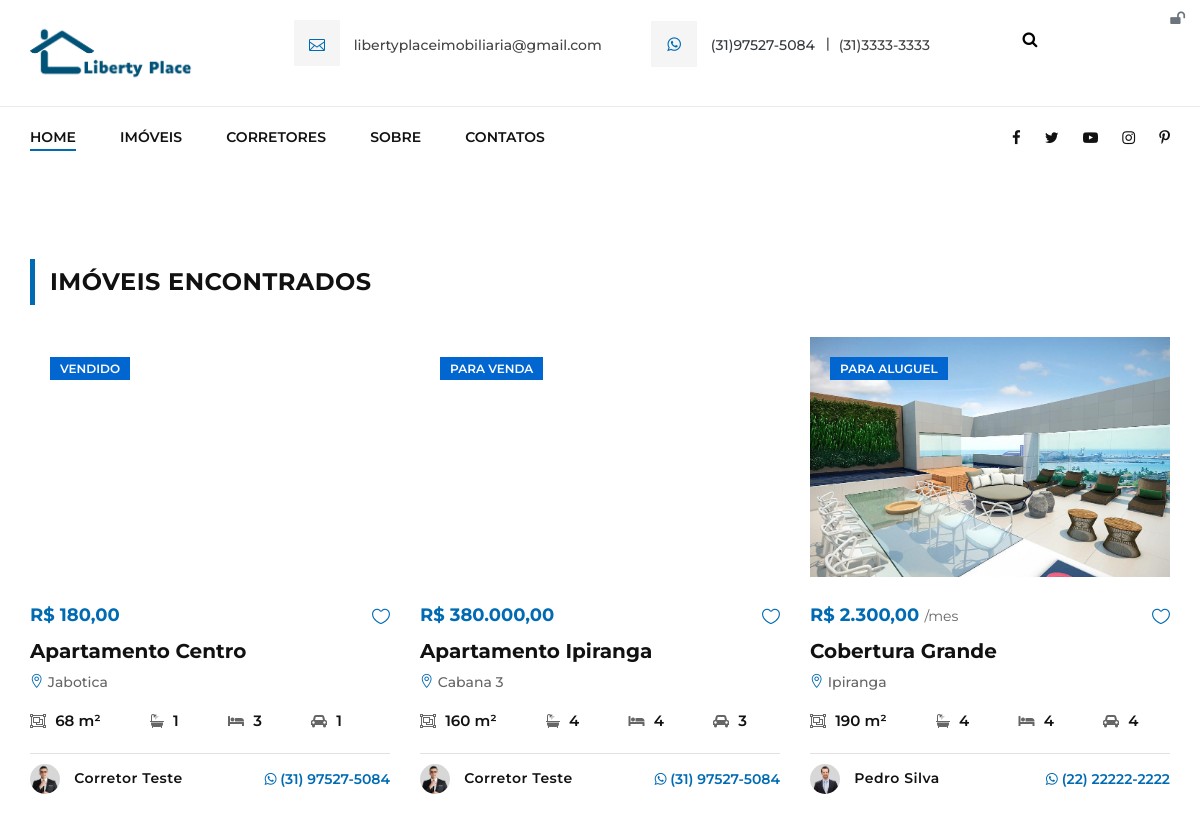
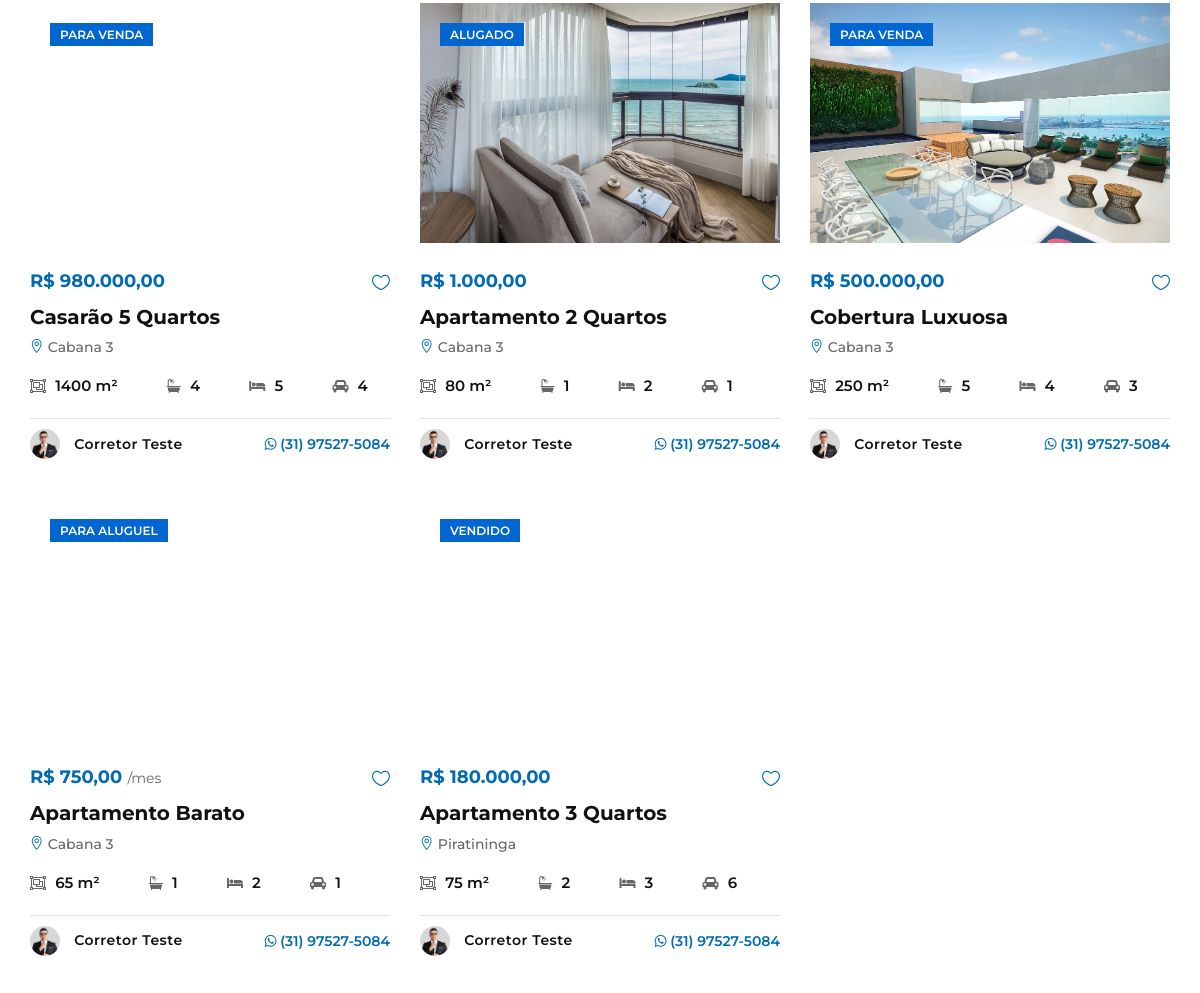
Before: /imobiliaria/lista-imoveis.php?tipo-imovel=4 (upper part) with the older database file (2 pictures, top to bottom).
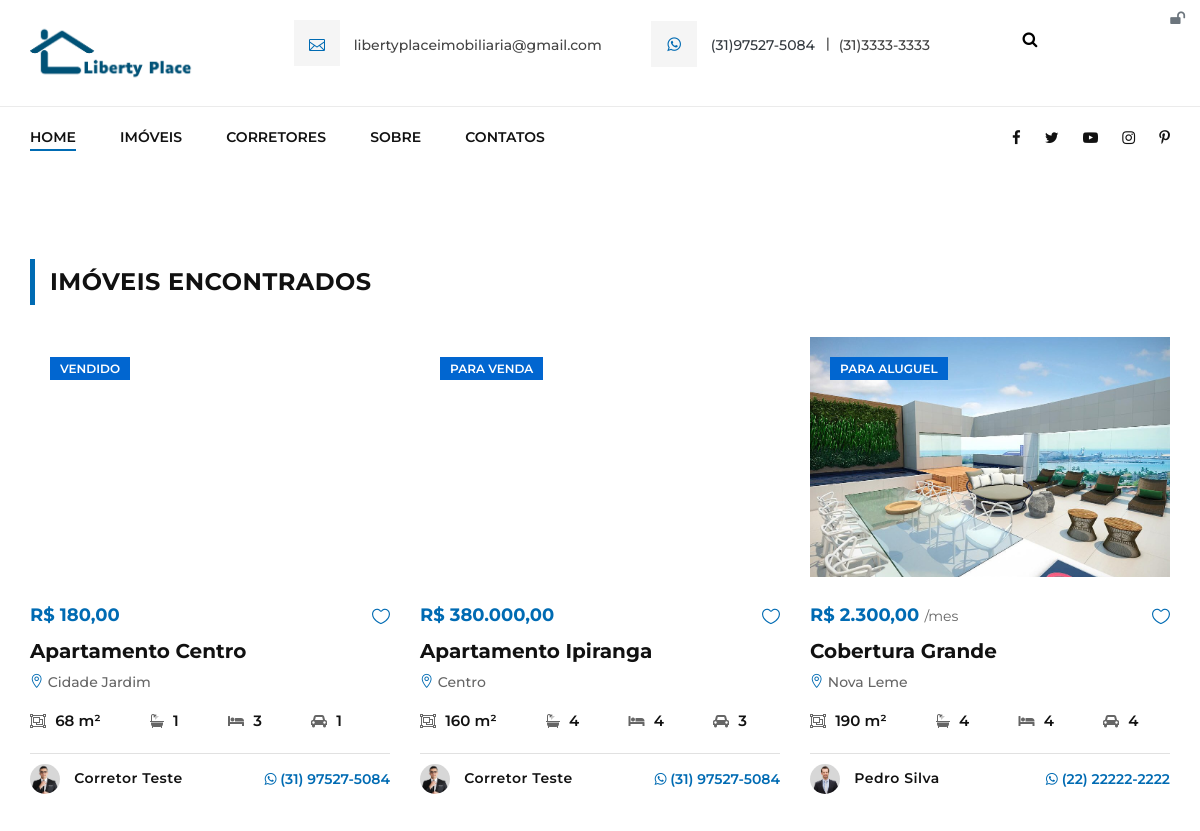
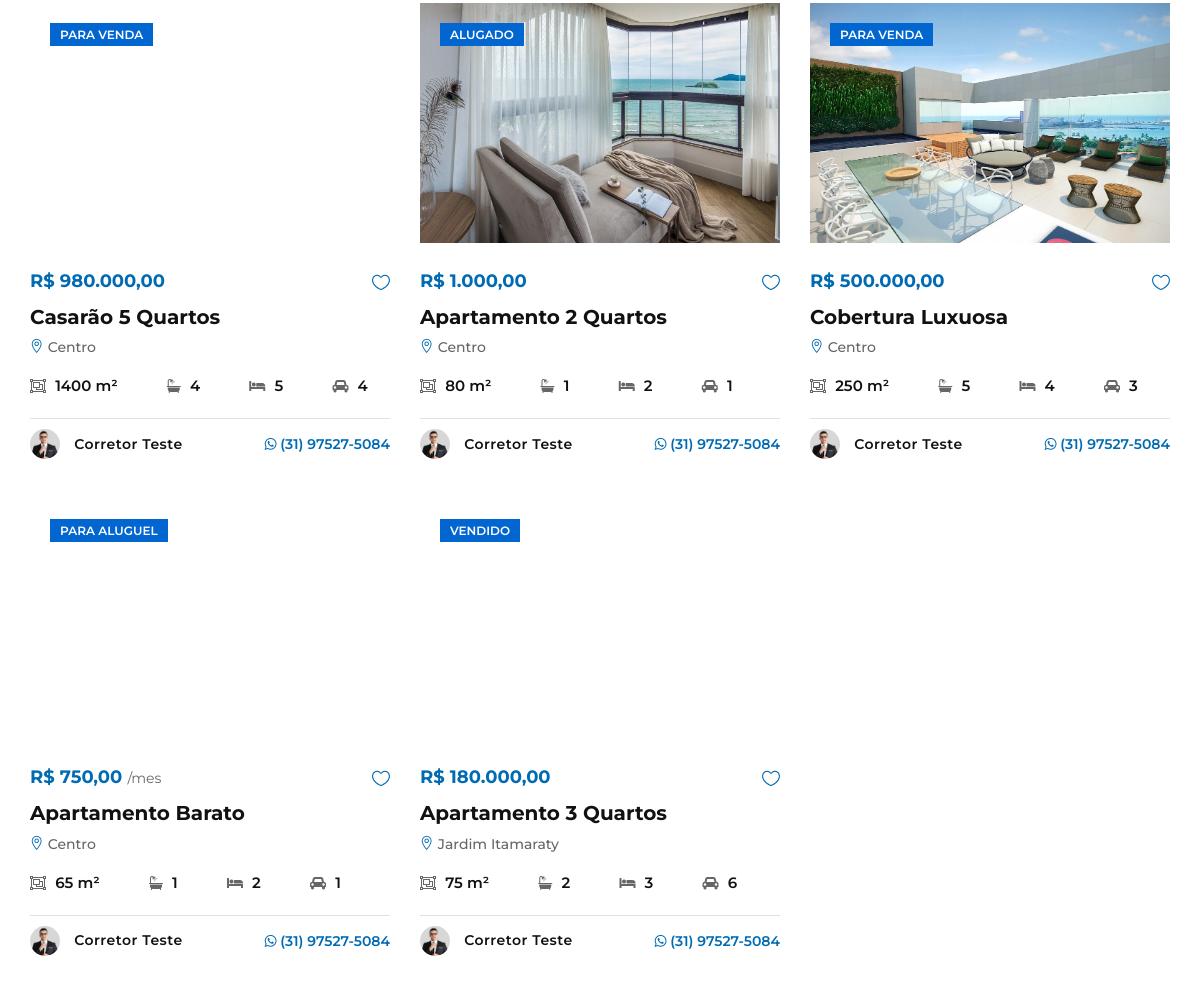
After: the same page with the newer database file (2 pictures, top to bottom).
### tables this page shows
CREATE TABLE `imoveis` (
  `id` int(11) NOT NULL,
  `vendedor` varchar(25) NOT NULL,
  `corretor` varchar(25) NOT NULL,
  `titulo` varchar(60) NOT NULL,
  `descricao` varchar(1000) NOT NULL,
  `tipo` int(11) NOT NULL,
  `cidade` int(11) NOT NULL,
  `bairro` int(11) NOT NULL,
  `valor` decimal(10,2) NOT NULL,
  `ano` int(11) NOT NULL,
  `visitas` int(11) NOT NULL,
  `area` int(11) NOT NULL,
  `quartos` int(11) NOT NULL,
  `banheiros` int(11) NOT NULL,
  `suites` int(11) NOT NULL,
  `garagens` int(11) NOT NULL,
  `piscinas` int(11) NOT NULL,
  `img_principal` varchar(100) NOT NULL,
  `img_planta` varchar(100) NOT NULL,
  `img_banner` varchar(100) NOT NULL,
  `endereco` varchar(100) NOT NULL,
  `status` varchar(25) NOT NULL,
  `condicao` varchar(20) NOT NULL
);

CREATE TABLE `bairros` (
  `id` int(11) NOT NULL,
  `nome` varchar(60) NOT NULL,
  `cidade` int(11) NOT NULL
);

CREATE TABLE `corretores` (
  `id` int(11) NOT NULL,
  `nome` varchar(50) NOT NULL,
  `cpf` varchar(20) NOT NULL,
  `telefone` varchar(15) NOT NULL,
  `email` varchar(50) NOT NULL,
  `endereco` varchar(100) NOT NULL,
  `foto` varchar(100) NOT NULL,
  `descricao` varchar(90) DEFAULT NULL,
  `twitter` varchar(150) DEFAULT NULL,
  `facebook` varchar(150) DEFAULT NULL
);

### imobiliaria/config.php (called while the page is built, shortened)
<?php
$whatsapp = "(31)97527-5084";
$telfixo = "(31)3333-3333";
$whatsappLink = "5531975275084";
$email = "libertyplaceimobiliaria@gmail.com";
 ?>

### imobiliaria/lista-imoveis.php (the view, shortened to what this page needs)
<?php
include_once("conexao.php");
include_once("cabecalho.php");
?>
<section class="property-section spad">
    <div class="container">
        <div class="row">
            <div class="col-lg-12">
                <div class="section-title">
                    <h4>IMÓVEIS ENCONTRADOS</h4>
                </div>
            </div>
        </div>
        <div class="row">
            <?php
                if (@$_GET['tipo-imovel'] != null) {
                        $idTipo = @$_GET['tipo-imovel'];
                        $res = $pdo->query("SELECT * FROM imoveis where tipo = '" . $idTipo . "' order by id desc ");
                    }
          $dados = $res->fetchAll(PDO::FETCH_ASSOC);
          for ($i=0; $i < count($dados); $i++) {
            $id = $dados[$i]['id'];
            $status = $dados[$i]['status'];
                        $imagem = $dados[$i]['img_banner'];
                        $valor = $dados[$i]['valor'];
                        $titulo = $dados[$i]['titulo'];
                        $bairro = $dados[$i]['bairro'];
                        $area = $dados[$i]['area'];
                        $quartos = $dados[$i]['quartos'];
                        $banheiros = $dados[$i]['banheiros'];
                        $garagens = $dados[$i]['garagens'];
                        $corretor = $dados[$i]['corretor'];
                         $res_2 = $pdo->query("SELECT * FROM corretores where cpf = '$corretor'");
            $dados_2 = $res_2->fetchAll(PDO::FETCH_ASSOC);
            $nomeCorretor = $dados_2[0]['nome'];
                            $telefoneCorretor = $dados_2[0]['telefone'];
                            $imgCorretor = $dados_2[0]['foto'];
            $res_2 = $pdo->query("SELECT * FROM bairros where id = '$bairro'");
            $dados_2 = $res_2->fetchAll(PDO::FETCH_ASSOC);
            $nomeBairro = $dados_2[0]['nome'];
            ?>
            <div class="col-lg-4 col-md-6 mix all house">
                <div class="property-item">
                    <a href="imovel-detalhes.php?id=<?php echo $id ?>">
                        <div class="pi-pic set-bg" data-setbg="sistema/img/imoveis/<?php echo $imagem ?>">
                            <div class="label <%=classe%>"><?php echo $status ?></div>
                        </div>
                    </a>
                    <div class="pi-text">
                        <a title="Enviar Mensagem" href="" data-toggle="modal" data-target="#modalMensagemImovel" class="heart-icon"><span class="icon_heart_alt"></span></a>
                        <div class="pt-price">R$ <?php echo number_format($valor, 2, ',', '.'); ?>
                            <?php if ($status=="Para Aluguel") {
                                    echo "<span>/mes</span>";
                                }?>
                        </div>
                        <h5><a href="imovel-detalhes.jsp?id=<?php echo $id ?>"><?php echo $titulo ?></a></h5>
                        <p><span class="icon_pin_alt"></span> <?php echo $nomeBairro ?></p>
                        <ul>
                            <li><i class="fa fa-object-group"></i> <?php echo $area ?> m²</li>
                            <li><i class="fa fa-bathtub"></i> <?php echo $banheiros ?></li>
                            <li><i class="fa fa-bed"></i> <?php echo $quartos ?></li>
                            <li><i class="fa fa-automobile"></i> <?php echo $garagens ?></li>
                        </ul>
                        <div class="pi-agent">
                            <div class="pa-item">
                                <div class="pa-info">
                                    <img src="sistema/img/profiles/<?php echo $imgCorretor ?>" alt="">
                                    <h6><?php echo $nomeCorretor ?></h6>
                                </div>
                                <div class="pa-text">
                                    <a class="cor-verde-template-link" target="_blank" href="http://api.whatsapp.com/send?1=pt_BR&phone=55<?php echo $telefoneCorretor ?>"><i class="fa fa-whatsapp"></i> <?php echo $telefoneCorretor ?> </a>
                                </div>
                            </div>
                        </div>
                    </div>
                </div>
            </div>
            <?php  }
           ?>
            <?php
include_once("rodape.php");
 ?>

### imobiliaria/cabecalho.php (shortened to what this page needs)
<?php
include_once("config.php");
 ?>
<!DOCTYPE html>
<html lang="pt-br">
    <head>
        <link rel="stylesheet" href="css/bootstrap.min.css" type="text/css">
        <link rel="stylesheet" href="css/font-awesome.min.css" type="text/css">
        <link rel="stylesheet" href="css/elegant-icons.css" type="text/css">
        <link rel="stylesheet" href="css/jquery-ui.min.css" type="text/css">
        <link rel="stylesheet" href="css/nice-select.css" type="text/css">
        <link rel="stylesheet" href="css/owl.carousel.min.css" type="text/css">
        <link rel="stylesheet" href="css/magnific-popup.css" type="text/css">
        <link rel="stylesheet" href="css/slicknav.min.css" type="text/css">
        <link rel="stylesheet" href="css/style.css" type="text/css">
    </head>
    <body>
        <header class="header-section">
            <span class="btn-logar"><a href="sistema" target="_blank" class="text-secondary"><i class="fa fa-unlock d-none d-md-block"></a></i></span>
            <div class="hs-top">
                <div class="container">
                    <div class="row">
                        <div class="col-lg-2">
                            <div class="logo">
                                <a href="./index.php"><img src="img/logo_1.png" alt=""></a>
                            </div>
                        </div>
                        <div class="col-lg-8">
                            <div class="ht-widget">
                                <ul>
                                    <li><i class="icon_mail_alt"></i> <?php echo $email; ?></li>
                                    <li><a class="text-dark" target="_blank" href="http://api.whatsapp.com/send?1=pt_BR&phone=<?php echo $whatsappLink; ?>"><i class="fa fa-whatsapp"></i> <?php echo $whatsapp; ?> </a> <span><?php echo $telfixo; ?></span></li>
                                </ul>
                            </div>
                        </div>
                        <div class="col-lg-2 d-none d-md-block">
                             <form action="imovel-detalhes.php" method="get">
                                    <div class="container2">
                                        <input class="busca" type="search" id="busca" name="id" placeholder="Id do Imóvel">
                                        <button class="btnbusca" type="submit"><i class="fa fa-search"></i></button>
                                    </div>
                                </form>
                        </div>
                    </div>
                </div>
            </div>
            <div class="hs-nav">
                <div class="container">
                    <div class="row">
                        <div class="col-lg-9">
                            <nav class="nav-menu">
                                <ul>
                                    <li class="active"><a href="./index.php">Home</a></li>
                                    <li><a href="imoveis.php">Imóveis</a></li>
                                    <li><a href="corretores.php">Corretores</a></li>
                                    <li><a href="sobre.php">Sobre</a></li>
                                    <li><a href="contatos.php">Contatos</a></li>
                                </ul>
                            </nav>
                        </div>
                        <div class="col-lg-3">
                            <div class="hn-social">
                                <a href="#"><i class="fa fa-facebook"></i></a>
                                <a href="#"><i class="fa fa-twitter"></i></a>
                                <a href="#"><i class="fa fa-youtube-play"></i></a>
                                <a href="#"><i class="fa fa-instagram"></i></a>
                                <a href="#"><i class="fa fa-pinterest-p"></i></a>
                            </div>
                        </div>
                    </div>
                </div>
            </div>
        </header>

### imobiliaria/rodape.php (shortened to what this page needs)
<?php
include_once("config.php");
 ?>
</body>
</html>

Changed rows visible on the page:
changed through a linked row, imoveis "Apartamento Centro": bairros.nome "Jabotica" → "Cidade Jardim"
changed through a linked row, imoveis "Apartamento Ipiranga": bairros.nome "Cabana 3" → "Centro"
changed through a linked row, imoveis "Cobertura Grande": bairros.nome "Ipiranga" → "Nova Leme"
changed through a linked row, imoveis "Casarão 5 Quartos": bairros.nome "Cabana 3" → "Centro"
changed through a linked row, imoveis "Apartamento 2 Quartos": bairros.nome "Cabana 3" → "Centro"
changed through a linked row, imoveis "Cobertura Luxuosa": bairros.nome "Cabana 3" → "Centro"
changed imoveis "Apartamento Barato": bairros.nome "Cabana 3" → "Centro"
changed imoveis "Apartamento 3 Quartos": bairros.nome "Piratininga" → "Jardim Itamaraty"
